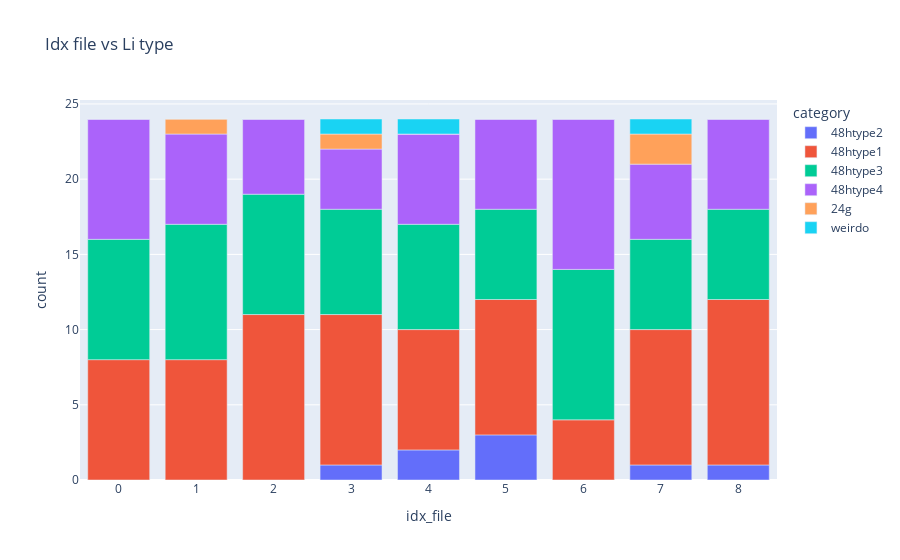

The notebook cell this image was saved under:
### Code cell
get_amount_type(file_loc_important_cols, litype, el = "Li")
df = plot_amount_type(file_loc_important_cols, litype, el, style, category_labels)

### Figure 1 — Plotly figure (JSON) as saved in the notebook; plotly's stock layout.template omitted (floating-point values rounded to 4 significant figures)
{"data": [{"alignmentgroup": "True", "hovertemplate": "category=48htype2<br>idx_file=%{x}<br>count=%{y}<extra></extra>", "legendgroup": "48htype2", "marker": {"color": "#636efa", "pattern": {"shape": ""}}, "name": "48htype2", "offsetgroup": "48htype2", "orientation": "v", "showlegend": true, "textposition": "auto", "type": "bar", "x": [0, 1, 2, 3, 4, 5, 6, 7, 8], "xaxis": "x", "y": [0, 0, 0, 1, 2, 3, 0, 1, 1], "yaxis": "y"}, {"alignmentgroup": "True", "hovertemplate": "category=48htype1<br>idx_file=%{x}<br>count=%{y}<extra></extra>", "legendgroup": "48htype1", "marker": {"color": "#EF553B", "pattern": {"shape": ""}}, "name": "48htype1", "offsetgroup": "48htype1", "orientation": "v", "showlegend": true, "textposition": "auto", "type": "bar", "x": [0, 1, 2, 3, 4, 5, 6, 7, 8], "xaxis": "x", "y": [8, 8, 11, 10, 8, 9, 4, 9, 11], "yaxis": "y"}, {"alignmentgroup": "True", "hovertemplate": "category=48htype3<br>idx_file=%{x}<br>count=%{y}<extra></extra>", "legendgroup": "48htype3", "marker": {"color": "#00cc96", "pattern": {"shape": ""}}, "name": "48htype3", "offsetgroup": "48htype3", "orientation": "v", "showlegend": true, "textposition": "auto", "type": "bar", "x": [0, 1, 2, 3, 4, 5, 6, 7, 8], "xaxis": "x", "y": [8, 9, 8, 7, 7, 6, 10, 6, 6], "yaxis": "y"}, {"alignmentgroup": "True", "hovertemplate": "category=48htype4<br>idx_file=%{x}<br>count=%{y}<extra></extra>", "legendgroup": "48htype4", "marker": {"color": "#ab63fa", "pattern": {"shape": ""}}, "name": "48htype4", "offsetgroup": "48htype4", "orientation": "v", "showlegend": true, "textposition": "auto", "type": "bar", "x": [0, 1, 2, 3, 4, 5, 6, 7, 8], "xaxis": "x", "y": [8, 6, 5, 4, 6, 6, 10, 5, 6], "yaxis": "y"}, {"alignmentgroup": "True", "hovertemplate": "category=24g<br>idx_file=%{x}<br>count=%{y}<extra></extra>", "legendgroup": "24g", "marker": {"color": "#FFA15A", "pattern": {"shape": ""}}, "name": "24g", "offsetgroup": "24g", "orientation": "v", "showlegend": true, "textposition": "auto", "type": "bar", "x": [0, 1, 2, 3, 4, 5, 6, 7, 8], "xaxis": "x", "y": [0, 1, 0, 1, 0, 0, 0, 2, 0], "yaxis": "y"}, {"alignmentgroup": "True", "hovertemplate": "category=weirdo<br>idx_file=%{x}<br>count=%{y}<extra></extra>", "legendgroup": "weirdo", "marker": {"color": "#19d3f3", "pattern": {"shape": ""}}, "name": "weirdo", "offsetgroup": "weirdo", "orientation": "v", "showlegend": true, "textposition": "auto", "type": "bar", "x": [0, 1, 2, 3, 4, 5, 6, 7, 8], "xaxis": "x", "y": [0, 0, 0, 1, 1, 0, 0, 1, 0], "yaxis": "y"}], "layout": {"barmode": "relative", "legend": {"title": {"text": "category"}, "tracegroupgap": 0}, "title": {"text": "Idx file vs Li type"}, "xaxis": {"anchor": "y", "domain": [0, 1], "title": {"text": "idx_file"}}, "yaxis": {"anchor": "x", "domain": [0, 1], "title": {"text": "count"}}}}
